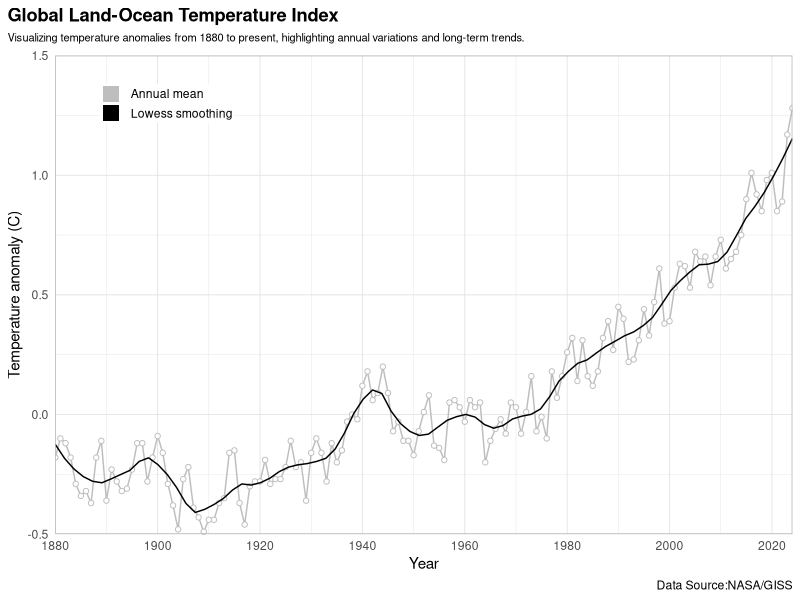
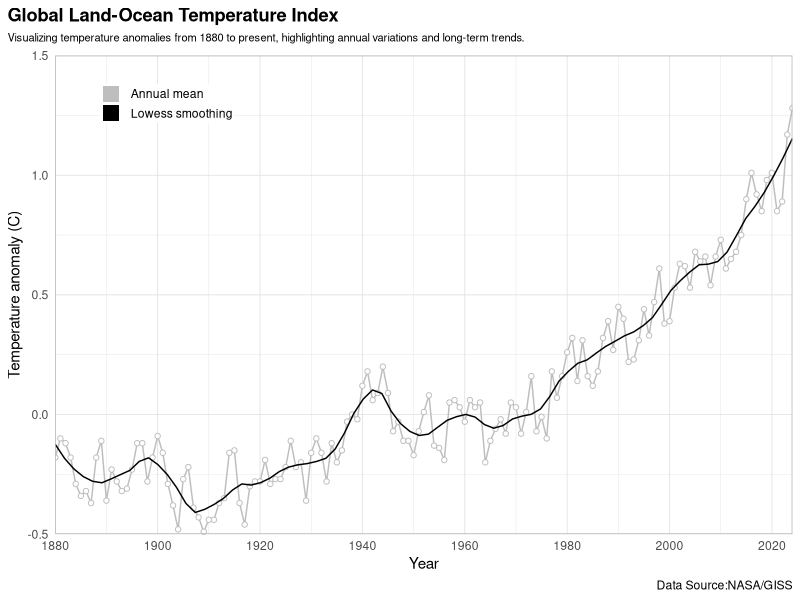

Write R code to recreate these figures, in order.
# Data: https://data.giss.nasa.gov/gistemp/
library(tidyverse)

read_csv("data/GLB.Ts+dSST.csv", skip=1, na = "***") |>
  select(year = Year, t_diff = `J-D`)  |> 
  drop_na() |>
  ggplot(aes(x=year, y=t_diff)) +
  geom_line(aes(color = "1"), size=0.5, show.legend = FALSE) + 
  geom_point(fill="white", aes(color = "1"), shape=21, show.legend=TRUE) +
  geom_smooth(se=FALSE, aes(color = "2"), size=0.5, span=0.15, show.legend = FALSE) +
  scale_x_continuous(breaks=seq(1880, 2024, 20), expand=c(0,0)) +
  scale_y_continuous(limits=c(-0.5, 1.5), expand=c(0,0)) +
  scale_color_manual(name=NULL,
                     breaks=c(1, 2),
                     values=c("gray", "black"),
                     labels=c("Annual mean", "Lowess smoothing"), 
                     guide = guide_legend(override.aes = list(shape=15, size=5))) +
  labs(
    x = "Year",
    y = "Temperature anomaly (C)",
    title = "Global Land-Ocean Temperature Index",
    subtitle = "Visualizing temperature anomalies from 1880 to present, highlighting annual variations and long-term trends.",
    caption = "Data Source:NASA/GISS"
  ) +
  theme_light() +
  theme(
    axis.ticks = element_blank(),
    plot.title.position = "plot",
    plot.title = element_text(margin = margin(b=5), color="black", face="bold"),
    plot.subtitle = element_text(size=8, margin = margin(b=8)),
    legend.position = c(0.15, 0.9),
    legend.title = element_text(size=0),
    legend.key.height = unit(10, "pt"),
    legend.margin = margin(0,0,0,0)
  )

ggsave("outputs/ggplot2/01_temperature_index_plot.png", width=6, height=4)
